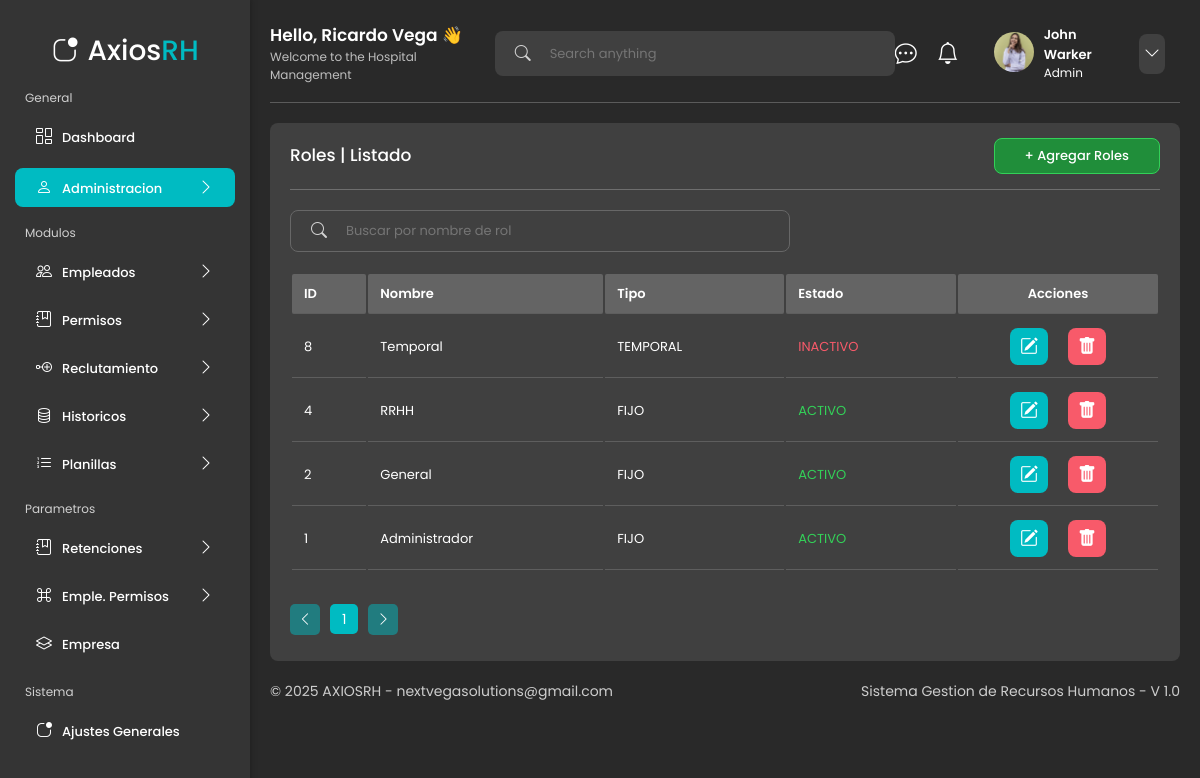
Screenshot of /administracion/roles/ with the database file from the repository.
### app/models.py (models this page shows, shortened)
class Rol(models.Model):
    TIPO_CHOICES = [
        ('TEMPORAL', 'Temporal'),
        ('FIJO', 'Fijo'),
    ]
    ESTADO_CHOICES = [
        ('ACTIVO', 'Activo'),
        ('INACTIVO', 'Inactivo'),
    ]
    nombre = models.CharField(max_length=100)
    tipo_rol = models.CharField(max_length=10, choices=TIPO_CHOICES)
    estado = models.CharField(max_length=10, choices=ESTADO_CHOICES)
    comentarios = models.TextField(blank=True, null=True)
    class Meta:
        verbose_name = "Rol"
        verbose_name_plural = "Roles"

### app/views.py (the view)
# urls.py: path("administracion/roles/", views.roles, name="roles"),
def roles(request):
    query = request.GET.get('buscador', '').strip()
    roles_list = Rol.objects.all()
    if query:
        roles_list = roles_list.filter(nombre__icontains=query)
    roles_list = roles_list.order_by('-id')
    paginator = Paginator(roles_list, 10)
    page_number = request.GET.get('page')
    roles = paginator.get_page(page_number)
    return render(request, 'pages/administracion/roles.html',{
        'title': 'Roles',
        'roles': roles,
        'query': query,
    })

### ui/templates/pages/administracion/roles.html (shortened to what this page needs)
{% extends 'layouts/dashboard_layout.html' %}
{% load static %}
{% block content %}
<main class="table__principal__datos">
    <section class="table__principal__datos__content">
        <div class="table__left__information">
            <header class="table__left__information__header">
                    <div class="table__left__information__header__title">
                            <h3 class="table__left__information__header__title-text">{{title}} | Listado</h3>
                    </div>
                    <div class="table__left__information__header__link">
                            <a class="table__left__information__header__link-click" href="{% url 'nuevo_rol'%}">+ Agregar {{title}}</a>
                    </div>
            </header>
            <div class="table__left__information__help">
                <form method="get" class="table__left__information__help__form">
                        <label for="search" class="table__left__information__help__form-label"><i class="bi bi-search"></i></label>
                        <div class="table__left__information__help__form__input">
                                <input
                                class="table__left__information__help__form__input-text"
                                type="search"
                                name="buscador"
                                id="search"
                                placeholder="Buscar por nombre de rol"
                                value="{{ request.GET.q|default:'' }}"
                                >
                        </div>
                </form>
            </div>
            <table class="table__left__information__table">
                <thead>
                    <tr>
                        <th class="sortable">ID</th>
                        <th class="sortable">Nombre</th>
                        <th class="sortable">Tipo</th>
                        <th class="sortable">Estado</th>
                        <th class="sortable sortable__acciones" style="text-align: center;">Acciones</th>
                    </tr>
                </thead>
                <tbody>
                    {% for rol in roles %}
                    <tr>
                        <td>{{ rol.id }}</td>
                        <td>{{ rol.nombre }}</td>
                        <td>{{ rol.tipo_rol }}</td>
                        <td class="status {% if rol.estado == 'ACTIVO' %}discharge{% else %}transfer{% endif %}">
                            {{ rol.estado }}
                        </td>
                        <td class="table__left__information__table__acciones">
                            <a href="{% url 'editar_rol' rol.id %}" class="editar">
                                <i class="bi bi-pencil-square"></i>
                            </a>
                            <a href="{% url 'eliminar_rol' rol.id %}" class="eliminar" data-id="{{ rol.id }}">
                                <i class="bi bi-trash-fill"></i>
                            </a>
                        </td>
                    </tr>
                    {% empty %}
                    <tr>
                        <td colspan="6">No hay roles registrados.</td>
                    </tr>
                    {% endfor %}
                </tbody>
            </table>
            <div class="pagination">
                <ul class="pagination_list">
                    <li>
                        {% if roles.has_previous %}
                            <a href="?page={{ roles.previous_page_number }}{% if query %}&q={{ query }}{% endif %}">
                                <i class="bi bi-chevron-left"></i>
                            </a>
                        {% else %}
                            <span class="disabled"><i class="bi bi-chevron-left"></i></span>
                        {% endif %}
                    </li>
                    <li>
                        <a href="?page={{ roles.number }}{% if query %}&q={{ query }}{% endif %}" class="current">
                            {{ roles.number }}
                        </a>
                    </li>
                    <li>
                        {% if roles.has_next %}
                            <a href="?page={{ roles.next_page_number }}{% if query %}&q={{ query }}{% endif %}">
                                <i class="bi bi-chevron-right"></i>
                            </a>
                        {% else %}
                            <span class="disabled"><i class="bi bi-chevron-right"></i></span>
                        {% endif %}
                    </li>
                </ul>
            </div>
        </div>
    </section>
</main>
{% endblock %}

### rows the page displays
Rol: id "8", nombre "Temporal", tipo_rol "TEMPORAL", estado "INACTIVO"
Rol: id "4", nombre "RRHH", tipo_rol "FIJO", estado "ACTIVO"
Rol: id "2", nombre "General", tipo_rol "FIJO", estado "ACTIVO"
Rol: id "1", nombre "Administrador", tipo_rol "FIJO", estado "ACTIVO"

### other values shown
{{ title }} "Roles"
{{ roles.number }} "1"
